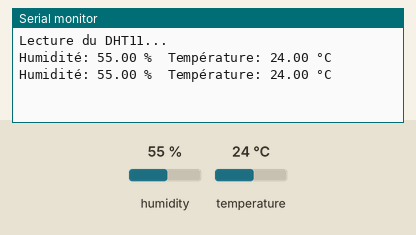
Bench run of a sketch on a simulated Arduino Uno, built with avr-gcc and run on an emulated ATmega328P. Parts: the last lines printed to the serial monitor. The inputs (shaded band) are chosen by the test bench; at power-on: humidity 55 %, temperature 24 °C.

Above: at 2.8 s.
2.9 s: humidity set to 22 %
At 4.5 s:
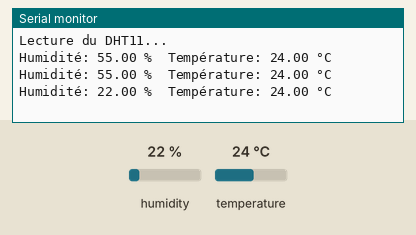
5.6 s: temperature set to 12 °C
At 6.9 s:
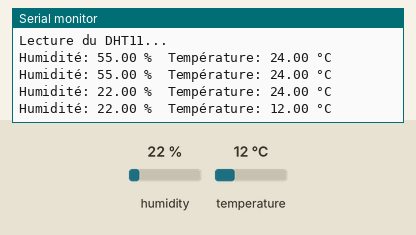
8.3 s: humidity set to 40 %
At 10.5 s:
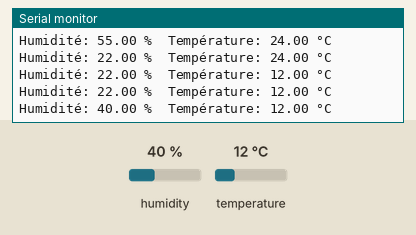
Timing chart, 0 to 12.0 s (numbered marks = the images above; inputs shaded):
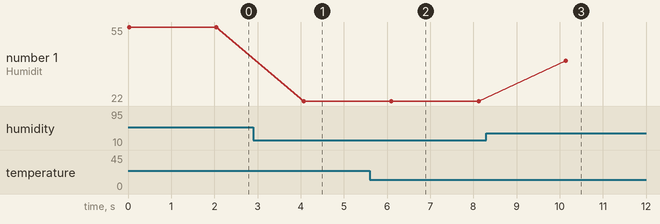

The sketch:

Dyn_therm_et_hygromq_.ino
```cpp
#include "DHT.h"

#define DHTPIN 2       // Broche DATA
#define DHTTYPE DHT11  // Type de capteur

DHT dht(DHTPIN, DHTTYPE);

void setup() {
  Serial.begin(9600);
  dht.begin();
  Serial.println("Lecture du DHT11...");
}

void loop() {
  // Lecture de l'humidité
  float h = dht.readHumidity();
  // Lecture de la température en °C
  float t = dht.readTemperature();

  // Vérification si la lecture a échoué
  if (isnan(h) || isnan(t)) {
    Serial.println("Erreur lecture capteur !");
    return;
  }

  // Affichage des résultats
  Serial.print("Humidité: ");
  Serial.print(h);
  Serial.print(" %\t");
  Serial.print("Température: ");
  Serial.print(t);
  Serial.println(" °C");

  delay(2000); // Pause 2 secondes entre chaque lecture
}
```

Measured:
- after the input at 2.9 s, the serial monitor: prints a new line after 1.2 s (image 1)
- after the input at 5.6 s, the serial monitor: prints a new line after 0.50 s (image 2)
- after the input at 8.3 s, the serial monitor: prints a new line after 1.8 s (image 3)
- plotted number 1: 55 → 22 after the input at 2.9 s, 22 → 40 after the input at 8.3 s
